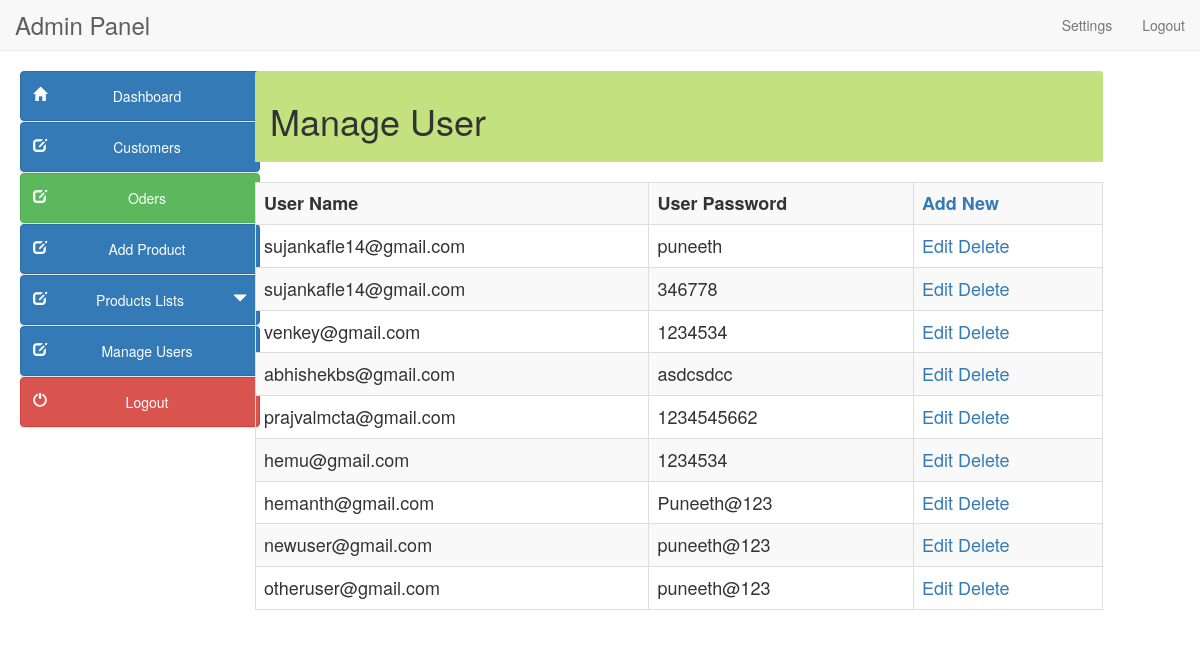
Page /admin/manage_users.php on the committed database.
### tables this page shows
CREATE TABLE `user_info` (
  `user_id` int(10) NOT NULL,
  `first_name` varchar(100) NOT NULL,
  `last_name` varchar(100) NOT NULL,
  `email` varchar(300) NOT NULL,
  `password` varchar(300) NOT NULL,
  `mobile` varchar(10) NOT NULL,
  `address1` varchar(300) NOT NULL,
  `address2` varchar(11) NOT NULL
);

### admin/manage_users.php (the view, shortened to what this page needs)
<!DOCTYPE html>
<html lang="en">
<head>
<link href="style/css/bootstrap.min.css" rel="stylesheet">
<link href="style/css/k.css" rel="stylesheet">
</head>
<body>
<?php include("include/header.php"); ?>
<div class="container-fluid">
<?php include("include/side_bar.php"); ?>
<div class="col-sm-9" style="margin-left:10px">
<div class="panel-heading" style="background-color:#c4e17f">
	<h1>Manage User </h1></div><br>
<div style="overflow-x:scroll;">
<table class="table table-bordered table-hover table-striped" style="font-size:18px">
	<tr>
			    <th>User Name</th>
                <th>User Password</th>
	<th><a href="add_user.php">Add New</a></th></tr>
<?php
$result=mysqli_query($con,"select user_id, email, password from user_info")or die ("query 2 incorrect.......");
while(list($user_id,$user_name,$user_password)=
mysqli_fetch_array($result))
{
echo "<tr><td>$user_name</td><td>$user_password</td>";
echo"<td>
<a href='edit_user.php?user_id=$user_id'>Edit</a>
<a href='manage_users.php?user_id=$user_id&action=delete'>Delete</a>
</td></tr>";
}
?>
</table>
</div>
</div></div>
</body>
</html>

### rows in the picture
user_info: email "sujankafle14@gmail.com", password "puneeth"
user_info: email "sujankafle14@gmail.com", password "346778"
user_info: email "venkey@gmail.com", password "1234534"
user_info: email "abhishekbs@gmail.com", password "asdcsdcc"
user_info: email "prajvalmcta@gmail.com", password "1234545662"
user_info: email "hemu@gmail.com", password "1234534"
user_info: email "hemanth@gmail.com", password "Puneeth@123"
user_info: email "newuser@gmail.com", password "puneeth@123"
user_info: email "otheruser@gmail.com", password "puneeth@123"
